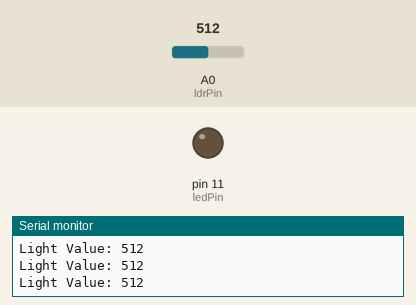
A sketch run on a simulated Arduino Uno, built with avr-gcc and run on an emulated ATmega328P. Parts: output pins drawn as LEDs (lit = HIGH), the last lines printed to the serial monitor. The test bench sets the inputs (shaded band); at power-on: A0 (ldrPin) = 512.

Above: at 1.3 s.
1.4 s: A0 (ldrPin) set to 416
2.9 s: A0 (ldrPin) set to 392
At 3.9 s:
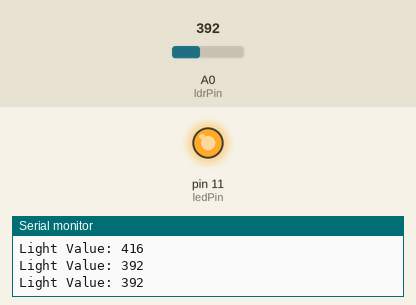
4.5 s: A0 (ldrPin) set to 410
At 5.1 s:
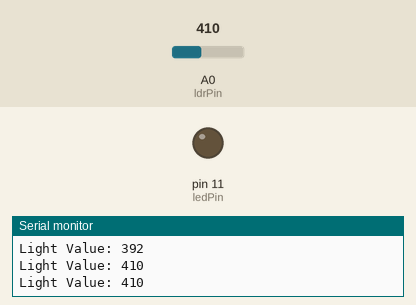
6.0 s: A0 (ldrPin) set to 390
At 7.4 s:
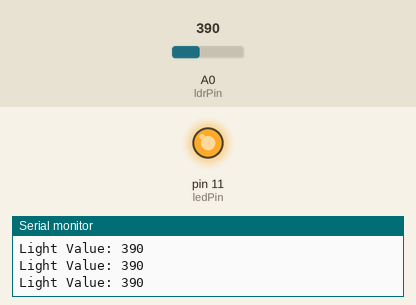
Timing chart, 0 to 8.5 s (numbered marks = the images above; inputs shaded):
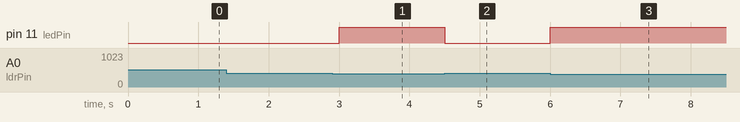

The sketch:

code.ino
```cpp
// Automatic Street Light using LDR

int ldrPin = A0;
int ledPin = 11;

int lightValue = 0;

void setup()
{
  pinMode(ledPin, OUTPUT);
  Serial.begin(9600);
}

void loop()
{
  // Read light intensity
  lightValue = analogRead(ldrPin);

  Serial.print("Light Value: ");
  Serial.println(lightValue);

  // Dark condition
  if (lightValue < 400)
  {
    digitalWrite(ledPin, HIGH);   // Street light ON
  }
  else
  {
    digitalWrite(ledPin, LOW);    // Street light OFF
  }

  delay(500);
}
```

Measured:
- the behaviour switches between 400 and 399 on A0 (ldrPin) (found by bisection; images 0 and 1)
- after the input at 2.9 s, pin 11 (ledPin): LOW → HIGH after 0.10 s
- after the input at 4.5 s, pin 11 (ledPin): HIGH → LOW at once
- after the input at 6.0 s, pin 11 (ledPin): LOW → HIGH at once
